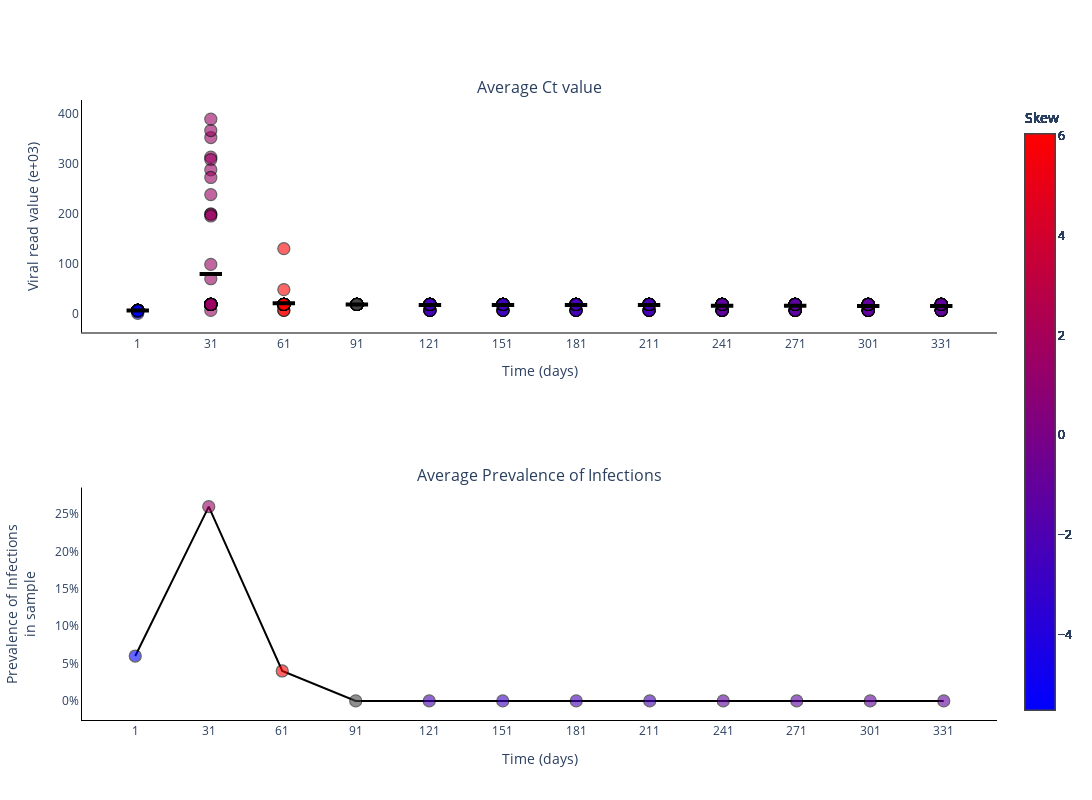

This figure's notebook cell:
### Markdown cell above
### Plot Ct values for different experiments

### Code cell
fig = go.Figure()
fig = make_subplots(rows=2, cols=1, subplot_titles=('Average Ct value', 'Average Prevalence of Infections'))

skews = skew(vr_values[0, :, :], axis=1)
print(skews)

for _ in range(sample_size):
    fig.add_trace(
        go.Scatter(
            y=vr_values[0, :, _].tolist(),
            x=sample_points,
            mode='markers',
            name='Average Ct value',
            marker_line=dict(width=1.25, color='black'),
            marker_color=skews,
            marker_colorscale='BlueRed',
            marker_colorbar_title=dict(
                text='Skew',
                side='top'),
            marker_size=12,
            marker_opacity=0.6,
            marker_showscale=True,
            showlegend=False,
        ),
        row=1,
        col=1
    )

fig.add_trace(
    go.Scatter(
        y=np.mean(vr_values[0, :, :], axis=1).tolist(),
        x=sample_points,
        mode='markers',
        name='Median Ct value',
        marker_color='black',
        marker_line=dict(width=4, color='black'),
        marker_symbol='line-ew',
        marker_size=16,
        showlegend=False,
    ),
    row=1,
    col=1
)

fig.add_trace(
    go.Scatter(
        y=(infec[0, :]/sample_size).tolist(),
        x=sample_points,
        mode='lines+markers',
        connectgaps=True,
        name='Average Prevalence of Infections',
        marker_line=dict(width=1.25, color='black'),
        marker_color=skews,
        marker_colorscale='BlueRed',
        marker_colorbar_title=dict(
            text='Skew',
            side='top'),
        marker_opacity=0.6,
        marker_size=12,
        marker_showscale=True,
        line_color='black',
        showlegend=False,
    ),
    row=2,
    col=1
)

# Add axis labels
fig.update_layout(
    width=1100, 
    height=800,
    plot_bgcolor='white',
    xaxis=dict(
        linecolor='black',
        tickvals=sample_points.tolist(),
        title = 'Time (days)'
        ),
    yaxis=dict(
        linecolor='black',
        title = 'Viral read value (e+03)'),
    xaxis2=dict(
        linecolor='black',
        tickvals=sample_points.tolist(),
        title = 'Time (days)'
        ),
    yaxis2=dict(
        linecolor='black',
        tickformat = '.0%',
        title = 'Prevalence of Infections<br>in sample')
    #legend=dict(
    #    orientation="h",
    #    yanchor="bottom",
    #    y=1.02,
    #    xanchor="right",
    #    x=1
    #)
    )

fig.write_image('images/Viral_read_values.pdf')
fig.show()

### Figure 1 — Plotly figure (JSON) as saved in the notebook; plotly's stock layout.template omitted (floating-point values rounded to 4 significant figures)
{"data": [{"marker": {"color": [-5.518, 1.569, 6.044, NaN, -2.339, -2.667, -2.339, -2.339, -1.218, -1.352, -1.094, -1.094], "colorbar": {"title": {"side": "top", "text": "Skew"}}, "colorscale": [[0, "rgb(0,0,255)"], [1, "rgb(255,0,0)"]], "line": {"color": "black", "width": 1.25}, "opacity": 0.6, "showscale": true, "size": 12}, "mode": "markers", "name": "Average Ct value", "showlegend": false, "type": "scatter", "x": [1, 31, 61, 91, 121, 151, 181, 211, 241, 271, 301, 331], "xaxis": "x", "y": [6, 6, 6, 18, 6, 6, 6, 6, 6, 6, 6, 6], "yaxis": "y"}, {"marker": {"color": [-5.518, 1.569, 6.044, NaN, -2.339, -2.667, -2.339, -2.339, -1.218, -1.352, -1.094, -1.094], "colorbar": {"title": {"side": "top", "text": "Skew"}}, "colorscale": [[0, "rgb(0,0,255)"], [1, "rgb(255,0,0)"]], "line": {"color": "black", "width": 1.25}, "opacity": 0.6, "showscale": true, "size": 12}, "mode": "markers", "name": "Average Ct value", "showlegend": false, "type": "scatter", "x": [1, 31, 61, 91, 121, 151, 181, 211, 241, 271, 301, 331], "xaxis": "x", "y": [6, 18, 6, 18, 6, 6, 6, 6, 6, 6, 6, 6], "yaxis": "y"}, {"marker": {"color": [-5.518, 1.569, 6.044, NaN, -2.339, -2.667, -2.339, -2.339, -1.218, -1.352, -1.094, -1.094], "colorbar": {"title": {"side": "top", "text": "Skew"}}, "colorscale": [[0, "rgb(0,0,255)"], [1, "rgb(255,0,0)"]], "line": {"color": "black", "width": 1.25}, "opacity": 0.6, "showscale": true, "size": 12}, "mode": "markers", "name": "Average Ct value", "showlegend": false, "type": "scatter", "x": [1, 31, 61, 91, 121, 151, 181, 211, 241, 271, 301, 331], "xaxis": "x", "y": [6, 18, 18, 18, 6, 6, 6, 6, 6, 6, 6, 6], "yaxis": "y"}, {"marker": {"color": [-5.518, 1.569, 6.044, NaN, -2.339, -2.667, -2.339, -2.339, -1.218, -1.352, -1.094, -1.094], "colorbar": {"title": {"side": "top", "text": "Skew"}}, "colorscale": [[0, "rgb(0,0,255)"], [1, "rgb(255,0,0)"]], "line": {"color": "black", "width": 1.25}, "opacity": 0.6, "showscale": true, "size": 12}, "mode": "markers", "name": "Average Ct value", "showlegend": false, "type": "scatter", "x": [1, 31, 61, 91, 121, 151, 181, 211, 241, 271, 301, 331], "xaxis": "x", "y": [6, 18, 18, 18, 6, 6, 6, 6, 6, 6, 6, 6], "yaxis": "y"}, {"marker": {"color": [-5.518, 1.569, 6.044, NaN, -2.339, -2.667, -2.339, -2.339, -1.218, -1.352, -1.094, -1.094], "colorbar": {"title": {"side": "top", "text": "Skew"}}, "colorscale": [[0, "rgb(0,0,255)"], [1, "rgb(255,0,0)"]], "line": {"color": "black", "width": 1.25}, "opacity": 0.6, "showscale": true, "size": 12}, "mode": "markers", "name": "Average Ct value", "showlegend": false, "type": "scatter", "x": [1, 31, 61, 91, 121, 151, 181, 211, 241, 271, 301, 331], "xaxis": "x", "y": [6, 18, 18, 18, 6, 6, 6, 6, 6, 6, 6, 6], "yaxis": "y"}, {"marker": {"color": [-5.518, 1.569, 6.044, NaN, -2.339, -2.667, -2.339, -2.339, -1.218, -1.352, -1.094, -1.094], "colorbar": {"title": {"side": "top", "text": "Skew"}}, "colorscale": [[0, "rgb(0,0,255)"], [1, "rgb(255,0,0)"]], "line": {"color": "black", "width": 1.25}, "opacity": 0.6, "showscale": true, "size": 12}, "mode": "markers", "name": "Average Ct value", "showlegend": false, "type": "scatter", "x": [1, 31, 61, 91, 121, 151, 181, 211, 241, 271, 301, 331], "xaxis": "x", "y": [6, 18, 18, 18, 6, 18, 6, 6, 6, 6, 6, 6], "yaxis": "y"}, {"marker": {"color": [-5.518, 1.569, 6.044, NaN, -2.339, -2.667, -2.339, -2.339, -1.218, -1.352, -1.094, -1.094], "colorbar": {"title": {"side": "top", "text": "Skew"}}, "colorscale": [[0, "rgb(0,0,255)"], [1, "rgb(255,0,0)"]], "line": {"color": "black", "width": 1.25}, "opacity": 0.6, "showscale": true, "size": 12}, "mode": "markers", "name": "Average Ct value", "showlegend": false, "type": "scatter", "x": [1, 31, 61, 91, 121, 151, 181, 211, 241, 271, 301, 331], "xaxis": "x", "y": [6, 18, 18, 18, 18, 18, 18, 18, 6, 6, 6, 6], "yaxis": "y"}, {"marker": {"color": [-5.518, 1.569, 6.044, NaN, -2.339, -2.667, -2.339, -2.339, -1.218, -1.352, -1.094, -1.094], "colorbar": {"title": {"side": "top", "text": "Skew"}}, "colorscale": [[0, "rgb(0,0,255)"], [1, "rgb(255,0,0)"]], "line": {"color": "black", "width": 1.25}, "opacity": 0.6, "showscale": true, "size": 12}, "mode": "markers", "name": "Average Ct value", "showlegend": false, "type": "scatter", "x": [1, 31, 61, 91, 121, 151, 181, 211, 241, 271, 301, 331], "xaxis": "x", "y": [6, 18, 18, 18, 18, 18, 18, 18, 6, 6, 6, 6], "yaxis": "y"}, {"marker": {"color": [-5.518, 1.569, 6.044, NaN, -2.339, -2.667, -2.339, -2.339, -1.218, -1.352, -1.094, -1.094], "colorbar": {"title": {"side": "top", "text": "Skew"}}, "colorscale": [[0, "rgb(0,0,255)"], [1, "rgb(255,0,0)"]], "line": {"color": "black", "width": 1.25}, "opacity": 0.6, "showscale": true, "size": 12}, "mode": "markers", "name": "Average Ct value", "showlegend": false, "type": "scatter", "x": [1, 31, 61, 91, 121, 151, 181, 211, 241, 271, 301, 331], "xaxis": "x", "y": [6, 18, 18, 18, 18, 18, 18, 18, 6, 6, 6, 6], "yaxis": "y"}, {"marker": {"color": [-5.518, 1.569, 6.044, NaN, -2.339, -2.667, -2.339, -2.339, -1.218, -1.352, -1.094, -1.094], "colorbar": {"title": {"side": "top", "text": "Skew"}}, "colorscale": [[0, "rgb(0,0,255)"], [1, "rgb(255,0,0)"]], "line": {"color": "black", "width": 1.25}, "opacity": 0.6, "showscale": true, "size": 12}, "mode": "markers", "name": "Average Ct value", "showlegend": false, "type": "scatter", "x": [1, 31, 61, 91, 121, 151, 181, 211, 241, 271, 301, 331], "xaxis": "x", "y": [6, 18, 18, 18, 18, 18, 18, 18, 6, 6, 6, 6], "yaxis": "y"}, {"marker": {"color": [-5.518, 1.569, 6.044, NaN, -2.339, -2.667, -2.339, -2.339, -1.218, -1.352, -1.094, -1.094], "colorbar": {"title": {"side": "top", "text": "Skew"}}, "colorscale": [[0, "rgb(0,0,255)"], [1, "rgb(255,0,0)"]], "line": {"color": "black", "width": 1.25}, "opacity": 0.6, "showscale": true, "size": 12}, "mode": "markers", "name": "Average Ct value", "showlegend": false, "type": "scatter", "x": [1, 31, 61, 91, 121, 151, 181, 211, 241, 271, 301, 331], "xaxis": "x", "y": [6, 18, 18, 18, 18, 18, 18, 18, 6, 6, 6, 6], "yaxis": "y"}, {"marker": {"color": [-5.518, 1.569, 6.044, NaN, -2.339, -2.667, -2.339, -2.339, -1.218, -1.352, -1.094, -1.094], "colorbar": {"title": {"side": "top", "text": "Skew"}}, "colorscale": [[0, "rgb(0,0,255)"], [1, "rgb(255,0,0)"]], "line": {"color": "black", "width": 1.25}, "opacity": 0.6, "showscale": true, "size": 12}, "mode": "markers", "name": "Average Ct value", "showlegend": false, "type": "scatter", "x": [1, 31, 61, 91, 121, 151, 181, 211, 241, 271, 301, 331], "xaxis": "x", "y": [6, 18, 18, 18, 18, 18, 18, 18, 6, 18, 6, 6], "yaxis": "y"}, {"marker": {"color": [-5.518, 1.569, 6.044, NaN, -2.339, -2.667, -2.339, -2.339, -1.218, -1.352, -1.094, -1.094], "colorbar": {"title": {"side": "top", "text": "Skew"}}, "colorscale": [[0, "rgb(0,0,255)"], [1, "rgb(255,0,0)"]], "line": {"color": "black", "width": 1.25}, "opacity": 0.6, "showscale": true, "size": 12}, "mode": "markers", "name": "Average Ct value", "showlegend": false, "type": "scatter", "x": [1, 31, 61, 91, 121, 151, 181, 211, 241, 271, 301, 331], "xaxis": "x", "y": [6, 18, 18, 18, 18, 18, 18, 18, 18, 18, 6, 6], "yaxis": "y"}, {"marker": {"color": [-5.518, 1.569, 6.044, NaN, -2.339, -2.667, -2.339, -2.339, -1.218, -1.352, -1.094, -1.094], "colorbar": {"title": {"side": "top", "text": "Skew"}}, "colorscale": [[0, "rgb(0,0,255)"], [1, "rgb(255,0,0)"]], "line": {"color": "black", "width": 1.25}, "opacity": 0.6, "showscale": true, "size": 12}, "mode": "markers", "name": "Average Ct value", "showlegend": false, "type": "scatter", "x": [1, 31, 61, 91, 121, 151, 181, 211, 241, 271, 301, 331], "xaxis": "x", "y": [6, 18, 18, 18, 18, 18, 18, 18, 18, 18, 18, 18], "yaxis": "y"}, {"marker": {"color": [-5.518, 1.569, 6.044, NaN, -2.339, -2.667, -2.339, -2.339, -1.218, -1.352, -1.094, -1.094], "colorbar": {"title": {"side": "top", "text": "Skew"}}, "colorscale": [[0, "rgb(0,0,255)"], [1, "rgb(255,0,0)"]], "line": {"color": "black", "width": 1.25}, "opacity": 0.6, "showscale": true, "size": 12}, "mode": "markers", "name": "Average Ct value", "showlegend": false, "type": "scatter", "x": [1, 31, 61, 91, 121, 151, 181, 211, 241, 271, 301, 331], "xaxis": "x", "y": [6, 18, 18, 18, 18, 18, 18, 18, 18, 18, 18, 18], "yaxis": "y"}, {"marker": {"color": [-5.518, 1.569, 6.044, NaN, -2.339, -2.667, -2.339, -2.339, -1.218, -1.352, -1.094, -1.094], "colorbar": {"title": {"side": "top", "text": "Skew"}}, "colorscale": [[0, "rgb(0,0,255)"], [1, "rgb(255,0,0)"]], "line": {"color": "black", "width": 1.25}, "opacity": 0.6, "showscale": true, "size": 12}, "mode": "markers", "name": "Average Ct value", "showlegend": false, "type": "scatter", "x": [1, 31, 61, 91, 121, 151, 181, 211, 241, 271, 301, 331], "xaxis": "x", "y": [6, 18, 18, 18, 18, 18, 18, 18, 18, 18, 18, 18], "yaxis": "y"}, {"marker": {"color": [-5.518, 1.569, 6.044, NaN, -2.339, -2.667, -2.339, -2.339, -1.218, -1.352, -1.094, -1.094], "colorbar": {"title": {"side": "top", "text": "Skew"}}, "colorscale": [[0, "rgb(0,0,255)"], [1, "rgb(255,0,0)"]], "line": {"color": "black", "width": 1.25}, "opacity": 0.6, "showscale": true, "size": 12}, "mode": "markers", "name": "Average Ct value", "showlegend": false, "type": "scatter", "x": [1, 31, 61, 91, 121, 151, 181, 211, 241, 271, 301, 331], "xaxis": "x", "y": [6, 18, 18, 18, 18, 18, 18, 18, 18, 18, 18, 18], "yaxis": "y"}, {"marker": {"color": [-5.518, 1.569, 6.044, NaN, -2.339, -2.667, -2.339, -2.339, -1.218, -1.352, -1.094, -1.094], "colorbar": {"title": {"side": "top", "text": "Skew"}}, "colorscale": [[0, "rgb(0,0,255)"], [1, "rgb(255,0,0)"]], "line": {"color": "black", "width": 1.25}, "opacity": 0.6, "showscale": true, "size": 12}, "mode": "markers", "name": "Average Ct value", "showlegend": false, "type": "scatter", "x": [1, 31, 61, 91, 121, 151, 181, 211, 241, 271, 301, 331], "xaxis": "x", "y": [6, 18, 18, 18, 18, 18, 18, 18, 18, 18, 18, 18], "yaxis": "y"}, {"marker": {"color": [-5.518, 1.569, 6.044, NaN, -2.339, -2.667, -2.339, -2.339, -1.218, -1.352, -1.094, -1.094], "colorbar": {"title": {"side": "top", "text": "Skew"}}, "colorscale": [[0, "rgb(0,0,255)"], [1, "rgb(255,0,0)"]], "line": {"color": "black", "width": 1.25}, "opacity": 0.6, "showscale": true, "size": 12}, "mode": "markers", "name": "Average Ct value", "showlegend": false, "type": "scatter", "x": [1, 31, 61, 91, 121, 151, 181, 211, 241, 271, 301, 331], "xaxis": "x", "y": [6, 18, 18, 18, 18, 18, 18, 18, 18, 18, 18, 18], "yaxis": "y"}, {"marker": {"color": [-5.518, 1.569, 6.044, NaN, -2.339, -2.667, -2.339, -2.339, -1.218, -1.352, -1.094, -1.094], "colorbar": {"title": {"side": "top", "text": "Skew"}}, "colorscale": [[0, "rgb(0,0,255)"], [1, "rgb(255,0,0)"]], "line": {"color": "black", "width": 1.25}, "opacity": 0.6, "showscale": true, "size": 12}, "mode": "markers", "name": "Average Ct value", "showlegend": false, "type": "scatter", "x": [1, 31, 61, 91, 121, 151, 181, 211, 241, 271, 301, 331], "xaxis": "x", "y": [6, 18, 18, 18, 18, 18, 18, 18, 18, 18, 18, 18], "yaxis": "y"}, {"marker": {"color": [-5.518, 1.569, 6.044, NaN, -2.339, -2.667, -2.339, -2.339, -1.218, -1.352, -1.094, -1.094], "colorbar": {"title": {"side": "top", "text": "Skew"}}, "colorscale": [[0, "rgb(0,0,255)"], [1, "rgb(255,0,0)"]], "line": {"color": "black", "width": 1.25}, "opacity": 0.6, "showscale": true, "size": 12}, "mode": "markers", "name": "Average Ct value", "showlegend": false, "type": "scatter", "x": [1, 31, 61, 91, 121, 151, 181, 211, 241, 271, 301, 331], "xaxis": "x", "y": [6, 18, 18, 18, 18, 18, 18, 18, 18, 18, 18, 18], "yaxis": "y"}, {"marker": {"color": [-5.518, 1.569, 6.044, NaN, -2.339, -2.667, -2.339, -2.339, -1.218, -1.352, -1.094, -1.094], "colorbar": {"title": {"side": "top", "text": "Skew"}}, "colorscale": [[0, "rgb(0,0,255)"], [1, "rgb(255,0,0)"]], "line": {"color": "black", "width": 1.25}, "opacity": 0.6, "showscale": true, "size": 12}, "mode": "markers", "name": "Average Ct value", "showlegend": false, "type": "scatter", "x": [1, 31, 61, 91, 121, 151, 181, 211, 241, 271, 301, 331], "xaxis": "x", "y": [6, 18, 18, 18, 18, 18, 18, 18, 18, 18, 18, 18], "yaxis": "y"}, {"marker": {"color": [-5.518, 1.569, 6.044, NaN, -2.339, -2.667, -2.339, -2.339, -1.218, -1.352, -1.094, -1.094], "colorbar": {"title": {"side": "top", "text": "Skew"}}, "colorscale": [[0, "rgb(0,0,255)"], [1, "rgb(255,0,0)"]], "line": {"color": "black", "width": 1.25}, "opacity": 0.6, "showscale": true, "size": 12}, "mode": "markers", "name": "Average Ct value", "showlegend": false, "type": "scatter", "x": [1, 31, 61, 91, 121, 151, 181, 211, 241, 271, 301, 331], "xaxis": "x", "y": [6, 18, 18, 18, 18, 18, 18, 18, 18, 18, 18, 18], "yaxis": "y"}, {"marker": {"color": [-5.518, 1.569, 6.044, NaN, -2.339, -2.667, -2.339, -2.339, -1.218, -1.352, -1.094, -1.094], "colorbar": {"title": {"side": "top", "text": "Skew"}}, "colorscale": [[0, "rgb(0,0,255)"], [1, "rgb(255,0,0)"]], "line": {"color": "black", "width": 1.25}, "opacity": 0.6, "showscale": true, "size": 12}, "mode": "markers", "name": "Average Ct value", "showlegend": false, "type": "scatter", "x": [1, 31, 61, 91, 121, 151, 181, 211, 241, 271, 301, 331], "xaxis": "x", "y": [6, 18, 18, 18, 18, 18, 18, 18, 18, 18, 18, 18], "yaxis": "y"}, {"marker": {"color": [-5.518, 1.569, 6.044, NaN, -2.339, -2.667, -2.339, -2.339, -1.218, -1.352, -1.094, -1.094], "colorbar": {"title": {"side": "top", "text": "Skew"}}, "colorscale": [[0, "rgb(0,0,255)"], [1, "rgb(255,0,0)"]], "line": {"color": "black", "width": 1.25}, "opacity": 0.6, "showscale": true, "size": 12}, "mode": "markers", "name": "Average Ct value", "showlegend": false, "type": "scatter", "x": [1, 31, 61, 91, 121, 151, 181, 211, 241, 271, 301, 331], "xaxis": "x", "y": [6, 18, 18, 18, 18, 18, 18, 18, 18, 18, 18, 18], "yaxis": "y"}, {"marker": {"color": [-5.518, 1.569, 6.044, NaN, -2.339, -2.667, -2.339, -2.339, -1.218, -1.352, -1.094, -1.094], "colorbar": {"title": {"side": "top", "text": "Skew"}}, "colorscale": [[0, "rgb(0,0,255)"], [1, "rgb(255,0,0)"]], "line": {"color": "black", "width": 1.25}, "opacity": 0.6, "showscale": true, "size": 12}, "mode": "markers", "name": "Average Ct value", "showlegend": false, "type": "scatter", "x": [1, 31, 61, 91, 121, 151, 181, 211, 241, 271, 301, 331], "xaxis": "x", "y": [6, 18, 18, 18, 18, 18, 18, 18, 18, 18, 18, 18], "yaxis": "y"}, {"marker": {"color": [-5.518, 1.569, 6.044, NaN, -2.339, -2.667, -2.339, -2.339, -1.218, -1.352, -1.094, -1.094], "colorbar": {"title": {"side": "top", "text": "Skew"}}, "colorscale": [[0, "rgb(0,0,255)"], [1, "rgb(255,0,0)"]], "line": {"color": "black", "width": 1.25}, "opacity": 0.6, "showscale": true, "size": 12}, "mode": "markers", "name": "Average Ct value", "showlegend": false, "type": "scatter", "x": [1, 31, 61, 91, 121, 151, 181, 211, 241, 271, 301, 331], "xaxis": "x", "y": [6, 18, 18, 18, 18, 18, 18, 18, 18, 18, 18, 18], "yaxis": "y"}, {"marker": {"color": [-5.518, 1.569, 6.044, NaN, -2.339, -2.667, -2.339, -2.339, -1.218, -1.352, -1.094, -1.094], "colorbar": {"title": {"side": "top", "text": "Skew"}}, "colorscale": [[0, "rgb(0,0,255)"], [1, "rgb(255,0,0)"]], "line": {"color": "black", "width": 1.25}, "opacity": 0.6, "showscale": true, "size": 12}, "mode": "markers", "name": "Average Ct value", "showlegend": false, "type": "scatter", "x": [1, 31, 61, 91, 121, 151, 181, 211, 241, 271, 301, 331], "xaxis": "x", "y": [6, 18, 18, 18, 18, 18, 18, 18, 18, 18, 18, 18], "yaxis": "y"}, {"marker": {"color": [-5.518, 1.569, 6.044, NaN, -2.339, -2.667, -2.339, -2.339, -1.218, -1.352, -1.094, -1.094], "colorbar": {"title": {"side": "top", "text": "Skew"}}, "colorscale": [[0, "rgb(0,0,255)"], [1, "rgb(255,0,0)"]], "line": {"color": "black", "width": 1.25}, "opacity": 0.6, "showscale": true, "size": 12}, "mode": "markers", "name": "Average Ct value", "showlegend": false, "type": "scatter", "x": [1, 31, 61, 91, 121, 151, 181, 211, 241, 271, 301, 331], "xaxis": "x", "y": [6, 18, 18, 18, 18, 18, 18, 18, 18, 18, 18, 18], "yaxis": "y"}, {"marker": {"color": [-5.518, 1.569, 6.044, NaN, -2.339, -2.667, -2.339, -2.339, -1.218, -1.352, -1.094, -1.094], "colorbar": {"title": {"side": "top", "text": "Skew"}}, "colorscale": [[0, "rgb(0,0,255)"], [1, "rgb(255,0,0)"]], "line": {"color": "black", "width": 1.25}, "opacity": 0.6, "showscale": true, "size": 12}, "mode": "markers", "name": "Average Ct value", "showlegend": false, "type": "scatter", "x": [1, 31, 61, 91, 121, 151, 181, 211, 241, 271, 301, 331], "xaxis": "x", "y": [6, 18, 18, 18, 18, 18, 18, 18, 18, 18, 18, 18], "yaxis": "y"}, {"marker": {"color": [-5.518, 1.569, 6.044, NaN, -2.339, -2.667, -2.339, -2.339, -1.218, -1.352, -1.094, -1.094], "colorbar": {"title": {"side": "top", "text": "Skew"}}, "colorscale": [[0, "rgb(0,0,255)"], [1, "rgb(255,0,0)"]], "line": {"color": "black", "width": 1.25}, "opacity": 0.6, "showscale": true, "size": 12}, "mode": "markers", "name": "Average Ct value", "showlegend": false, "type": "scatter", "x": [1, 31, 61, 91, 121, 151, 181, 211, 241, 271, 301, 331], "xaxis": "x", "y": [6, 18, 18, 18, 18, 18, 18, 18, 18, 18, 18, 18], "yaxis": "y"}, {"marker": {"color": [-5.518, 1.569, 6.044, NaN, -2.339, -2.667, -2.339, -2.339, -1.218, -1.352, -1.094, -1.094], "colorbar": {"title": {"side": "top", "text": "Skew"}}, "colorscale": [[0, "rgb(0,0,255)"], [1, "rgb(255,0,0)"]], "line": {"color": "black", "width": 1.25}, "opacity": 0.6, "showscale": true, "size": 12}, "mode": "markers", "name": "Average Ct value", "showlegend": false, "type": "scatter", "x": [1, 31, 61, 91, 121, 151, 181, 211, 241, 271, 301, 331], "xaxis": "x", "y": [6, 18, 18, 18, 18, 18, 18, 18, 18, 18, 18, 18], "yaxis": "y"}, {"marker": {"color": [-5.518, 1.569, 6.044, NaN, -2.339, -2.667, -2.339, -2.339, -1.218, -1.352, -1.094, -1.094], "colorbar": {"title": {"side": "top", "text": "Skew"}}, "colorscale": [[0, "rgb(0,0,255)"], [1, "rgb(255,0,0)"]], "line": {"color": "black", "width": 1.25}, "opacity": 0.6, "showscale": true, "size": 12}, "mode": "markers", "name": "Average Ct value", "showlegend": false, "type": "scatter", "x": [1, 31, 61, 91, 121, 151, 181, 211, 241, 271, 301, 331], "xaxis": "x", "y": [6, 18, 18, 18, 18, 18, 18, 18, 18, 18, 18, 18], "yaxis": "y"}, {"marker": {"color": [-5.518, 1.569, 6.044, NaN, -2.339, -2.667, -2.339, -2.339, -1.218, -1.352, -1.094, -1.094], "colorbar": {"title": {"side": "top", "text": "Skew"}}, "colorscale": [[0, "rgb(0,0,255)"], [1, "rgb(255,0,0)"]], "line": {"color": "black", "width": 1.25}, "opacity": 0.6, "showscale": true, "size": 12}, "mode": "markers", "name": "Average Ct value", "showlegend": false, "type": "scatter", "x": [1, 31, 61, 91, 121, 151, 181, 211, 241, 271, 301, 331], "xaxis": "x", "y": [6, 18, 18, 18, 18, 18, 18, 18, 18, 18, 18, 18], "yaxis": "y"}, {"marker": {"color": [-5.518, 1.569, 6.044, NaN, -2.339, -2.667, -2.339, -2.339, -1.218, -1.352, -1.094, -1.094], "colorbar": {"title": {"side": "top", "text": "Skew"}}, "colorscale": [[0, "rgb(0,0,255)"], [1, "rgb(255,0,0)"]], "line": {"color": "black", "width": 1.25}, "opacity": 0.6, "showscale": true, "size": 12}, "mode": "markers", "name": "Average Ct value", "showlegend": false, "type": "scatter", "x": [1, 31, 61, 91, 121, 151, 181, 211, 241, 271, 301, 331], "xaxis": "x", "y": [6, 18, 18, 18, 18, 18, 18, 18, 18, 18, 18, 18], "yaxis": "y"}, {"marker": {"color": [-5.518, 1.569, 6.044, NaN, -2.339, -2.667, -2.339, -2.339, -1.218, -1.352, -1.094, -1.094], "colorbar": {"title": {"side": "top", "text": "Skew"}}, "colorscale": [[0, "rgb(0,0,255)"], [1, "rgb(255,0,0)"]], "line": {"color": "black", "width": 1.25}, "opacity": 0.6, "showscale": true, "size": 12}, "mode": "markers", "name": "Average Ct value", "showlegend": false, "type": "scatter", "x": [1, 31, 61, 91, 121, 151, 181, 211, 241, 271, 301, 331], "xaxis": "x", "y": [6, 18, 18, 18, 18, 18, 18, 18, 18, 18, 18, 18], "yaxis": "y"}, {"marker": {"color": [-5.518, 1.569, 6.044, NaN, -2.339, -2.667, -2.339, -2.339, -1.218, -1.352, -1.094, -1.094], "colorbar": {"title": {"side": "top", "text": "Skew"}}, "colorscale": [[0, "rgb(0,0,255)"], [1, "rgb(255,0,0)"]], "line": {"color": "black", "width": 1.25}, "opacity": 0.6, "showscale": true, "size": 12}, "mode": "markers", "name": "Average Ct value", "showlegend": false, "type": "scatter", "x": [1, 31, 61, 91, 121, 151, 181, 211, 241, 271, 301, 331], "xaxis": "x", "y": [6, 18, 18, 18, 18, 18, 18, 18, 18, 18, 18, 18], "yaxis": "y"}, {"marker": {"color": [-5.518, 1.569, 6.044, NaN, -2.339, -2.667, -2.339, -2.339, -1.218, -1.352, -1.094, -1.094], "colorbar": {"title": {"side": "top", "text": "Skew"}}, "colorscale": [[0, "rgb(0,0,255)"], [1, "rgb(255,0,0)"]], "line": {"color": "black", "width": 1.25}, "opacity": 0.6, "showscale": true, "size": 12}, "mode": "markers", "name": "Average Ct value", "showlegend": false, "type": "scatter", "x": [1, 31, 61, 91, 121, 151, 181, 211, 241, 271, 301, 331], "xaxis": "x", "y": [6, 198.2, 18, 18, 18, 18, 18, 18, 18, 18, 18, 18], "yaxis": "y"}, {"marker": {"color": [-5.518, 1.569, 6.044, NaN, -2.339, -2.667, -2.339, -2.339, -1.218, -1.352, -1.094, -1.094], "colorbar": {"title": {"side": "top", "text": "Skew"}}, "colorscale": [[0, "rgb(0,0,255)"], [1, "rgb(255,0,0)"]], "line": {"color": "black", "width": 1.25}, "opacity": 0.6, "showscale": true, "size": 12}, "mode": "markers", "name": "Average Ct value", "showlegend": false, "type": "scatter", "x": [1, 31, 61, 91, 121, 151, 181, 211, 241, 271, 301, 331], "xaxis": "x", "y": [6, 237.7, 18, 18, 18, 18, 18, 18, 18, 18, 18, 18], "yaxis": "y"}, {"marker": {"color": [-5.518, 1.569, 6.044, NaN, -2.339, -2.667, -2.339, -2.339, -1.218, -1.352, -1.094, -1.094], "colorbar": {"title": {"side": "top", "text": "Skew"}}, "colorscale": [[0, "rgb(0,0,255)"], [1, "rgb(255,0,0)"]], "line": {"color": "black", "width": 1.25}, "opacity": 0.6, "showscale": true, "size": 12}, "mode": "markers", "name": "Average Ct value", "showlegend": false, "type": "scatter", "x": [1, 31, 61, 91, 121, 151, 181, 211, 241, 271, 301, 331], "xaxis": "x", "y": [6, 312.6, 18, 18, 18, 18, 18, 18, 18, 18, 18, 18], "yaxis": "y"}, {"marker": {"color": [-5.518, 1.569, 6.044, NaN, -2.339, -2.667, -2.339, -2.339, -1.218, -1.352, -1.094, -1.094], "colorbar": {"title": {"side": "top", "text": "Skew"}}, "colorscale": [[0, "rgb(0,0,255)"], [1, "rgb(255,0,0)"]], "line": {"color": "black", "width": 1.25}, "opacity": 0.6, "showscale": true, "size": 12}, "mode": "markers", "name": "Average Ct value", "showlegend": false, "type": "scatter", "x": [1, 31, 61, 91, 121, 151, 181, 211, 241, 271, 301, 331], "xaxis": "x", "y": [6, 351.8, 18, 18, 18, 18, 18, 18, 18, 18, 18, 18], "yaxis": "y"}, {"marker": {"color": [-5.518, 1.569, 6.044, NaN, -2.339, -2.667, -2.339, -2.339, -1.218, -1.352, -1.094, -1.094], "colorbar": {"title": {"side": "top", "text": "Skew"}}, "colorscale": [[0, "rgb(0,0,255)"], [1, "rgb(255,0,0)"]], "line": {"color": "black", "width": 1.25}, "opacity": 0.6, "showscale": true, "size": 12}, "mode": "markers", "name": "Average Ct value", "showlegend": false, "type": "scatter", "x": [1, 31, 61, 91, 121, 151, 181, 211, 241, 271, 301, 331], "xaxis": "x", "y": [6, 97.93, 18, 18, 18, 18, 18, 18, 18, 18, 18, 18], "yaxis": "y"}, {"marker": {"color": [-5.518, 1.569, 6.044, NaN, -2.339, -2.667, -2.339, -2.339, -1.218, -1.352, -1.094, -1.094], "colorbar": {"title": {"side": "top", "text": "Skew"}}, "colorscale": [[0, "rgb(0,0,255)"], [1, "rgb(255,0,0)"]], "line": {"color": "black", "width": 1.25}, "opacity": 0.6, "showscale": true, "size": 12}, "mode": "markers", "name": "Average Ct value", "showlegend": false, "type": "scatter", "x": [1, 31, 61, 91, 121, 151, 181, 211, 241, 271, 301, 331], "xaxis": "x", "y": [6, 307.8, 18, 18, 18, 18, 18, 18, 18, 18, 18, 18], "yaxis": "y"}, {"marker": {"color": [-5.518, 1.569, 6.044, NaN, -2.339, -2.667, -2.339, -2.339, -1.218, -1.352, -1.094, -1.094], "colorbar": {"title": {"side": "top", "text": "Skew"}}, "colorscale": [[0, "rgb(0,0,255)"], [1, "rgb(255,0,0)"]], "line": {"color": "black", "width": 1.25}, "opacity": 0.6, "showscale": true, "size": 12}, "mode": "markers", "name": "Average Ct value", "showlegend": false, "type": "scatter", "x": [1, 31, 61, 91, 121, 151, 181, 211, 241, 271, 301, 331], "xaxis": "x", "y": [6, 69.34, 18, 18, 18, 18, 18, 18, 18, 18, 18, 18], "yaxis": "y"}, {"marker": {"color": [-5.518, 1.569, 6.044, NaN, -2.339, -2.667, -2.339, -2.339, -1.218, -1.352, -1.094, -1.094], "colorbar": {"title": {"side": "top", "text": "Skew"}}, "colorscale": [[0, "rgb(0,0,255)"], [1, "rgb(255,0,0)"]], "line": {"color": "black", "width": 1.25}, "opacity": 0.6, "showscale": true, "size": 12}, "mode": "markers", "name": "Average Ct value", "showlegend": false, "type": "scatter", "x": [1, 31, 61, 91, 121, 151, 181, 211, 241, 271, 301, 331], "xaxis": "x", "y": [6, 287.3, 18, 18, 18, 18, 18, 18, 18, 18, 18, 18], "yaxis": "y"}, {"marker": {"color": [-5.518, 1.569, 6.044, NaN, -2.339, -2.667, -2.339, -2.339, -1.218, -1.352, -1.094, -1.094], "colorbar": {"title": {"side": "top", "text": "Skew"}}, "colorscale": [[0, "rgb(0,0,255)"], [1, "rgb(255,0,0)"]], "line": {"color": "black", "width": 1.25}, "opacity": 0.6, "showscale": true, "size": 12}, "mode": "markers", "name": "Average Ct value", "showlegend": false, "type": "scatter", "x": [1, 31, 61, 91, 121, 151, 181, 211, 241, 271, 301, 331], "xaxis": "x", "y": [6, 198.9, 18, 18, 18, 18, 18, 18, 18, 18, 18, 18], "yaxis": "y"}, {"marker": {"color": [-5.518, 1.569, 6.044, NaN, -2.339, -2.667, -2.339, -2.339, -1.218, -1.352, -1.094, -1.094], "colorbar": {"title": {"side": "top", "text": "Skew"}}, "colorscale": [[0, "rgb(0,0,255)"], [1, "rgb(255,0,0)"]], "line": {"color": "black", "width": 1.25}, "opacity": 0.6, "showscale": true, "size": 12}, "mode": "markers", "name": "Average Ct value", "showlegend": false, "type": "scatter", "x": [1, 31, 61, 91, 121, 151, 181, 211, 241, 271, 301, 331], "xaxis": "x", "y": [6, 271.8, 18, 18, 18, 18, 18, 18, 18, 18, 18, 18], "yaxis": "y"}, {"marker": {"color": [-5.518, 1.569, 6.044, NaN, -2.339, -2.667, -2.339, -2.339, -1.218, -1.352, -1.094, -1.094], "colorbar": {"title": {"side": "top", "text": "Skew"}}, "colorscale": [[0, "rgb(0,0,255)"], [1, "rgb(255,0,0)"]], "line": {"color": "black", "width": 1.25}, "opacity": 0.6, "showscale": true, "size": 12}, "mode": "markers", "name": "Average Ct value", "showlegend": false, "type": "scatter", "x": [1, 31, 61, 91, 121, 151, 181, 211, 241, 271, 301, 331], "xaxis": "x", "y": [0, 194.9, 18, 18, 18, 18, 18, 18, 18, 18, 18, 18], "yaxis": "y"}, {"marker": {"color": [-5.518, 1.569, 6.044, NaN, -2.339, -2.667, -2.339, -2.339, -1.218, -1.352, -1.094, -1.094], "colorbar": {"title": {"side": "top", "text": "Skew"}}, "colorscale": [[0, "rgb(0,0,255)"], [1, "rgb(255,0,0)"]], "line": {"color": "black", "width": 1.25}, "opacity": 0.6, "showscale": true, "size": 12}, "mode": "markers", "name": "Average Ct value", "showlegend": false, "type": "scatter", "x": [1, 31, 61, 91, 121, 151, 181, 211, 241, 271, 301, 331], "xaxis": "x", "y": [3.263, 365.8, 129.4, 18, 18, 18, 18, 18, 18, 18, 18, 18], "yaxis": "y"}, {"marker": {"color": [-5.518, 1.569, 6.044, NaN, -2.339, -2.667, -2.339, -2.339, -1.218, -1.352, -1.094, -1.094], "colorbar": {"title": {"side": "top", "text": "Skew"}}, "colorscale": [[0, "rgb(0,0,255)"], [1, "rgb(255,0,0)"]], "line": {"color": "black", "width": 1.25}, "opacity": 0.6, "showscale": true, "size": 12}, "mode": "markers", "name": "Average Ct value", "showlegend": false, "type": "scatter", "x": [1, 31, 61, 91, 121, 151, 181, 211, 241, 271, 301, 331], "xaxis": "x", "y": [5.456, 388.6, 47.59, 18, 18, 18, 18, 18, 18, 18, 18, 18], "yaxis": "y"}, {"marker": {"color": "black", "line": {"color": "black", "width": 4}, "size": 16, "symbol": "line-ew"}, "mode": "markers", "name": "Median Ct value", "showlegend": false, "type": "scatter", "x": [1, 31, 61, 91, 121, 151, 181, 211, 241, 271, 301, 331], "xaxis": "x", "y": [5.814, 78.73, 20.34, 18, 16.56, 16.8, 16.56, 16.56, 15.12, 15.36, 14.88, 14.88], "yaxis": "y"}, {"connectgaps": true, "line": {"color": "black"}, "marker": {"color": [-5.518, 1.569, 6.044, NaN, -2.339, -2.667, -2.339, -2.339, -1.218, -1.352, -1.094, -1.094], "colorbar": {"title": {"side": "top", "text": "Skew"}}, "colorscale": [[0, "rgb(0,0,255)"], [1, "rgb(255,0,0)"]], "line": {"color": "black", "width": 1.25}, "opacity": 0.6, "showscale": true, "size": 12}, "mode": "lines+markers", "name": "Average Prevalence of Infections", "showlegend": false, "type": "scatter", "x": [1, 31, 61, 91, 121, 151, 181, 211, 241, 271, 301, 331], "xaxis": "x2", "y": [0.06, 0.26, 0.04, 0, 0, 0, 0, 0, 0, 0, 0, 0], "yaxis": "y2"}], "layout": {"annotations": [{"font": {"size": 16}, "showarrow": false, "text": "Average Ct value", "x": 0.5, "xanchor": "center", "xref": "paper", "y": 1, "yanchor": "bottom", "yref": "paper"}, {"font": {"size": 16}, "showarrow": false, "text": "Average Prevalence of Infections", "x": 0.5, "xanchor": "center", "xref": "paper", "y": 0.375, "yanchor": "bottom", "yref": "paper"}], "height": 800, "plot_bgcolor": "white", "width": 1100, "xaxis": {"anchor": "y", "domain": [0, 1], "linecolor": "black", "tickvals": [1, 31, 61, 91, 121, 151, 181, 211, 241, 271, 301, 331], "title": {"text": "Time (days)"}}, "xaxis2": {"anchor": "y2", "domain": [0, 1], "linecolor": "black", "tickvals": [1, 31, 61, 91, 121, 151, 181, 211, 241, 271, 301, 331], "title": {"text": "Time (days)"}}, "yaxis": {"anchor": "x", "domain": [0.625, 1], "linecolor": "black", "title": {"text": "Viral read value (e+03)"}}, "yaxis2": {"anchor": "x2", "domain": [0, 0.375], "linecolor": "black", "tickformat": ".0%", "title": {"text": "Prevalence of Infections<br>in sample"}}}}
